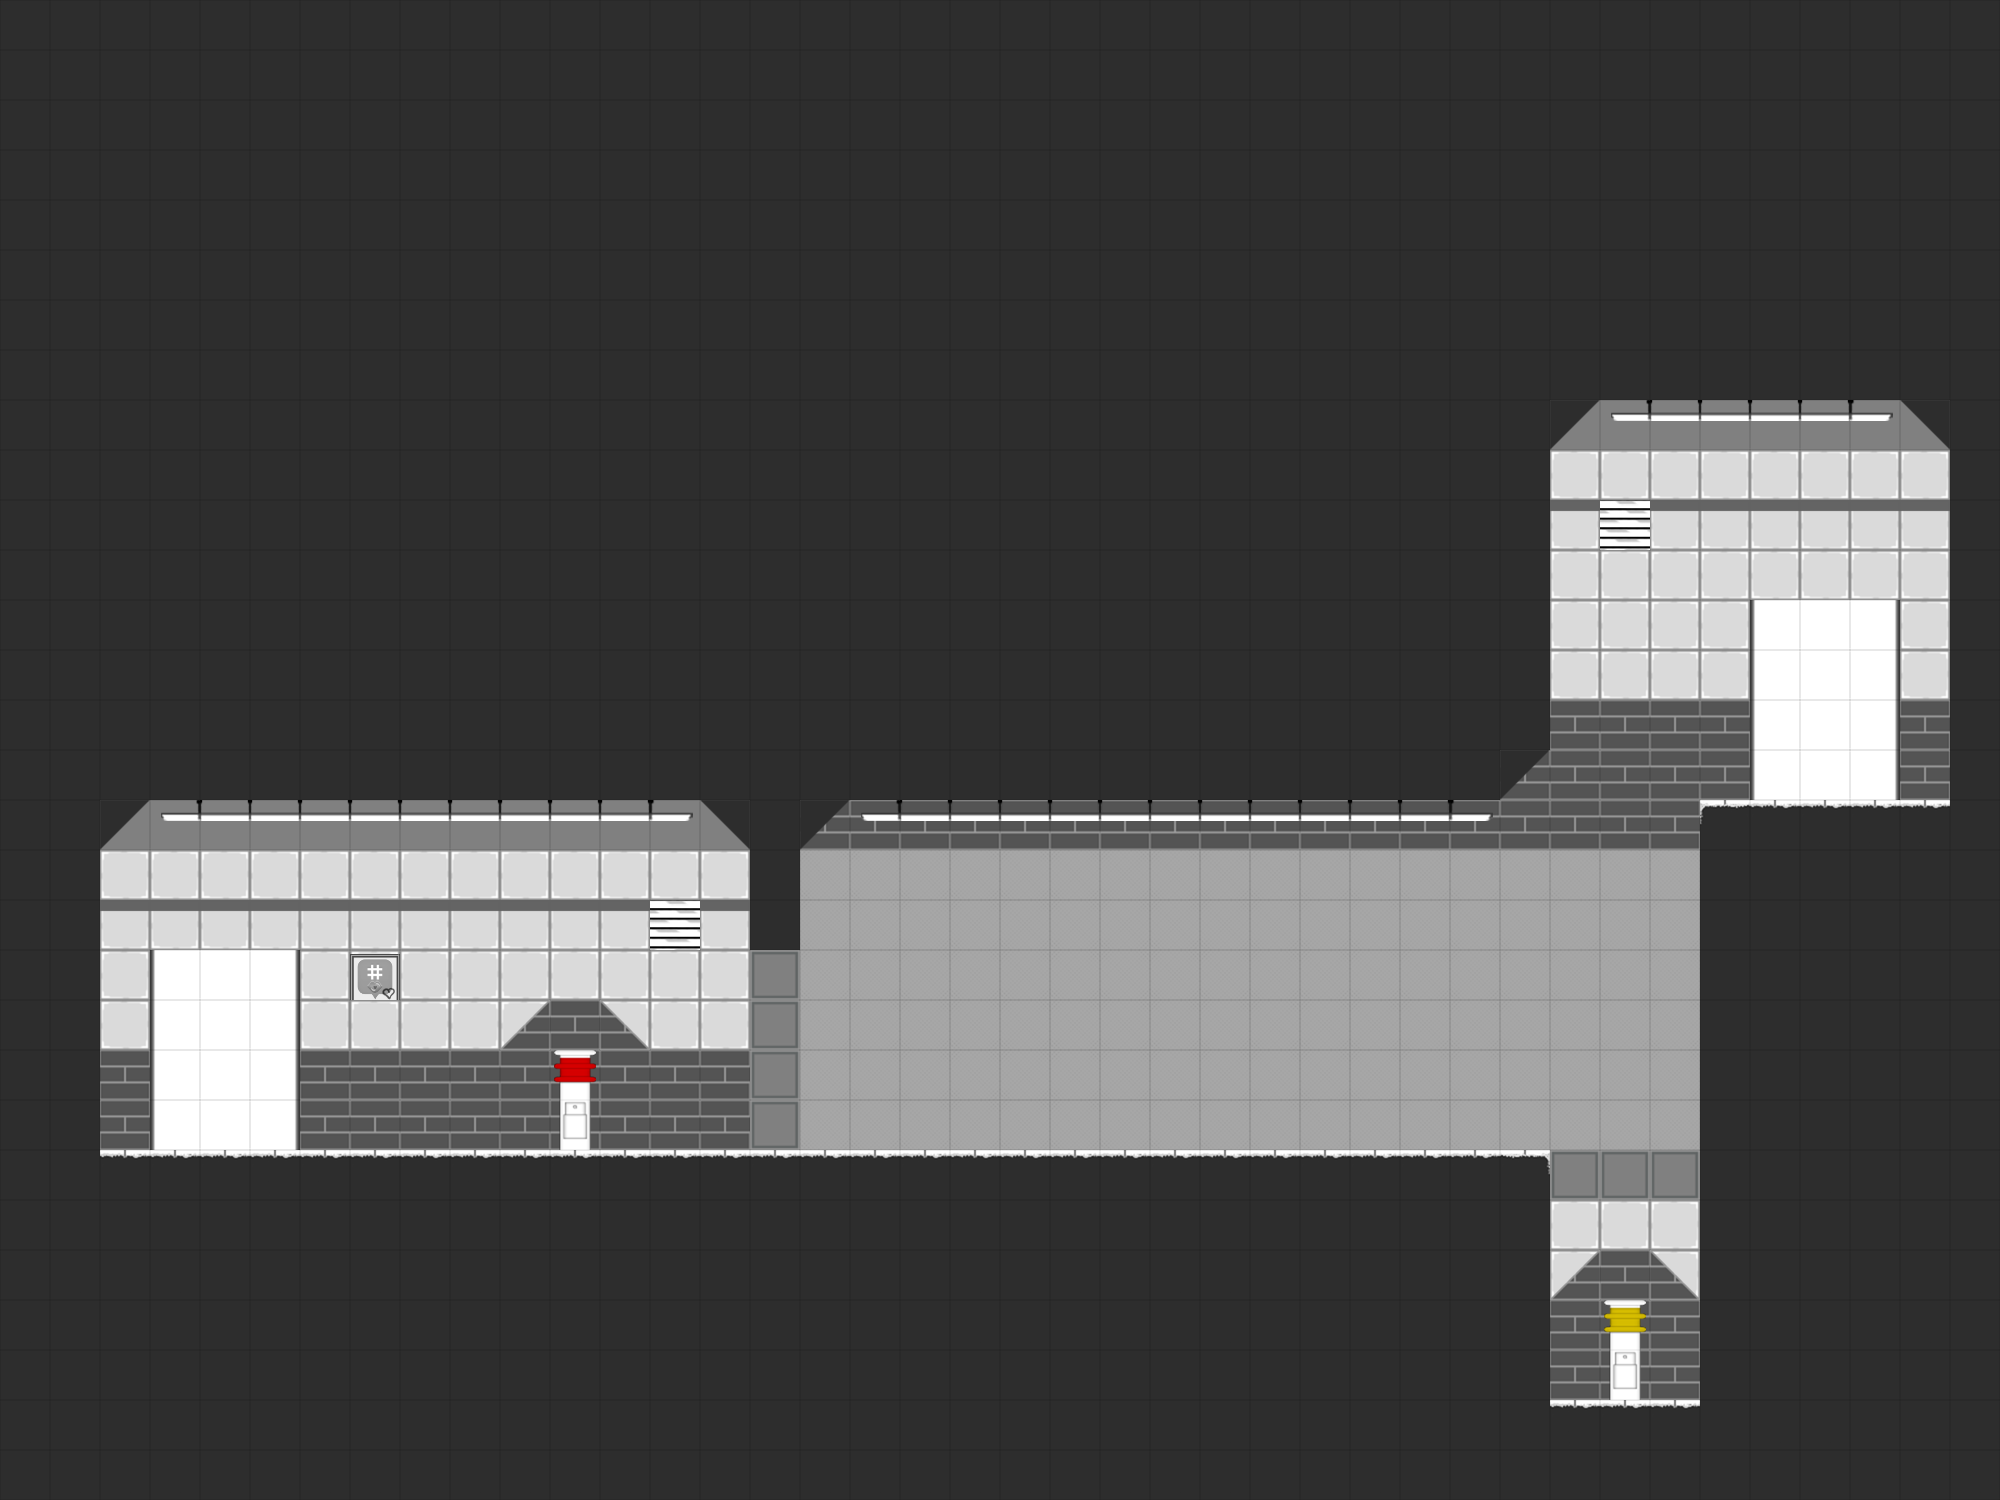

Below is a game level as drawn by its tile map, then a one-line description and the .tmx that defines it (tile-layer data replaced by summaries):
An orthogonal 40x30 tile map with 50x50 px tiles, 4 tile layers (Background, Background Transparency, Decorations, Walkable Terrain), 2 tilesets and 6 objects (2x burnable, start, end, red, yellow).

<map version="1.0" orientation="orthogonal" renderorder="right-down" width="40" height="30" tilewidth="50" tileheight="50" nextobjectid="7">
 <tileset firstgid="1" name="Test" tilewidth="50" tileheight="50" tilecount="32" columns="16">
  <image source="../images/tileSet/TileSheet.png" width="815" height="101" />
 </tileset>
 <tileset firstgid="33" name="Decorations" tilewidth="50" tileheight="50" tilecount="259" columns="37">
  <image source="../images/tileSet/decorations_spritesheet.png" width="1850" height="350" />
 </tileset>
 <layer name="Background" width="40" height="30">
  <properties>
   <property name="nocollide" value="true" />
   <property name="tileset" value="Test" />
  </properties>
  <data>[1200 cells, 301 non-empty, 8 distinct tile ids]</data>
 </layer>
 <layer name="Background Transparency" width="40" height="30">
  <properties>
   <property name="nocollide" value="true" />
   <property name="tileset" value="Test" />
  </properties>
  <data>[1200 cells, 44 non-empty, 10 distinct tile ids]</data>
 </layer>
 <layer name="Decorations" width="40" height="30">
  <properties>
   <property name="nocollide" value="true" />
   <property name="tileset" value="Decorations" />
  </properties>
  <data>[1200 cells, 22 non-empty, 3 distinct tile ids]</data>
 </layer>
 <layer name="Walkable Terrain" width="40" height="30">
  <properties>
   <property name="tileset" value="Test" />
  </properties>
  <data>[1200 cells, 899 non-empty, 4 distinct tile ids]</data>
 </layer>
 <objectgroup name="Objects">
  <object id="1" type="start" x="154.667" y="952" width="142.667" height="200" />
  <object id="2" type="end" x="1754.67" y="600" width="140" height="202.667" />
  <object id="3" type="red" x="553.333" y="1048" width="46.6667" height="102.667" />
  <object id="4" type="yellow" x="1604" y="1301.33" width="42.6667" height="101.333" />
  <object id="5" type="burnable" x="750" y="950" width="50" height="200" />
  <object id="6" type="burnable" x="1550" y="1150" width="150" height="50" />
 </objectgroup>
</map>
